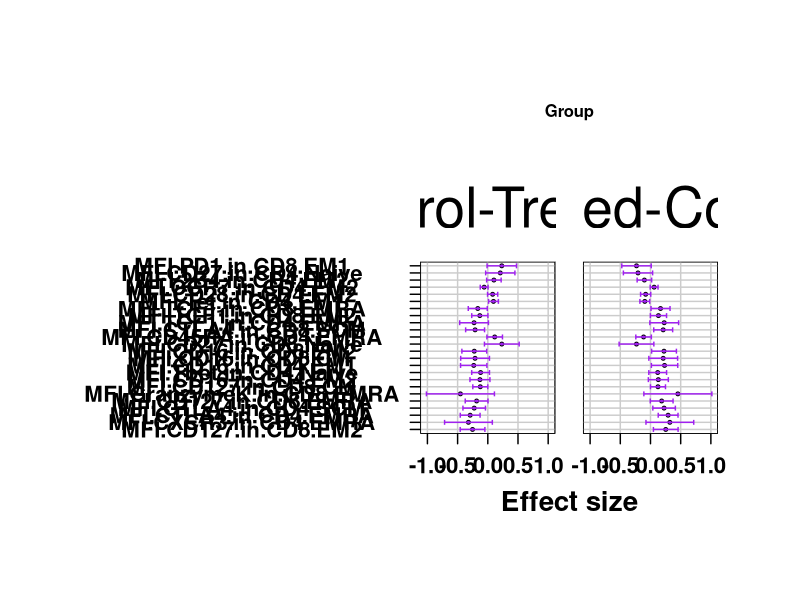
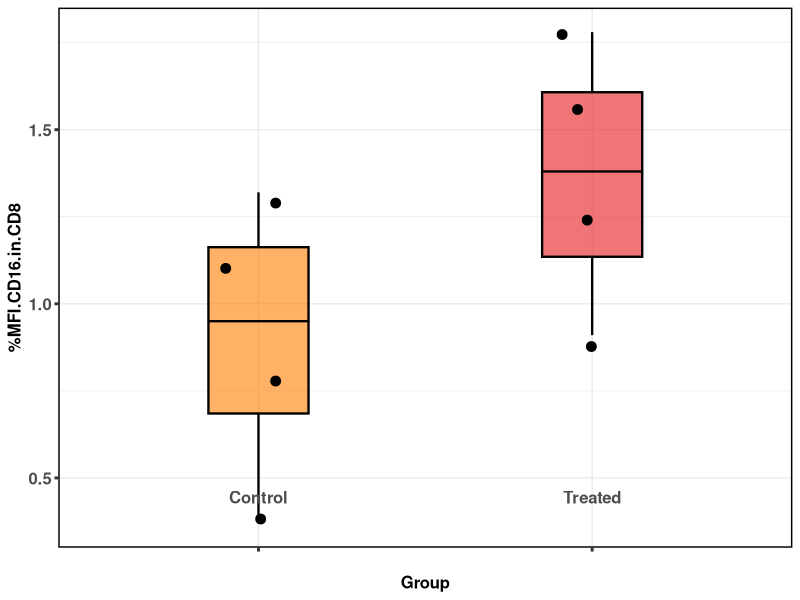
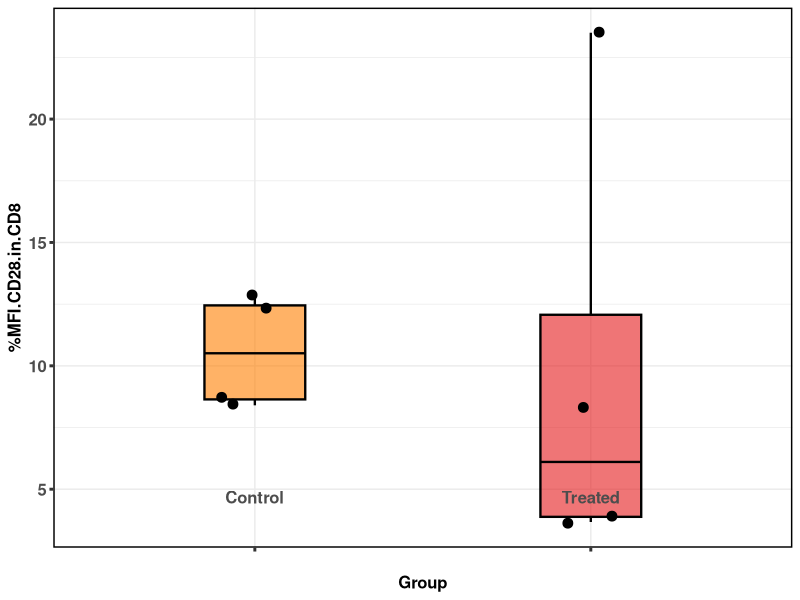
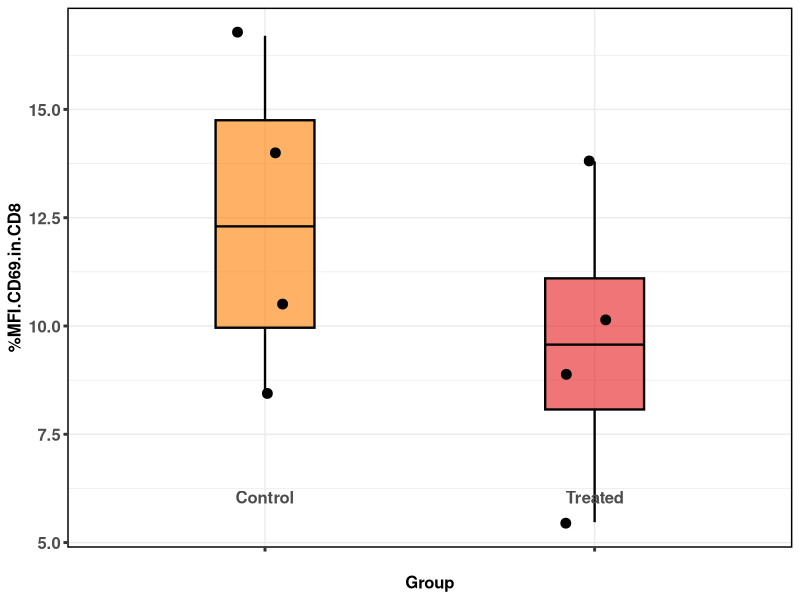
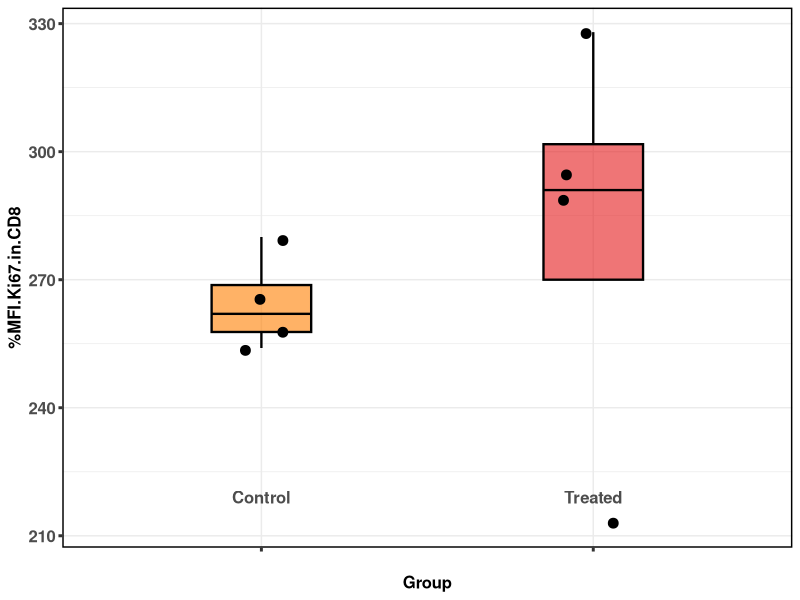
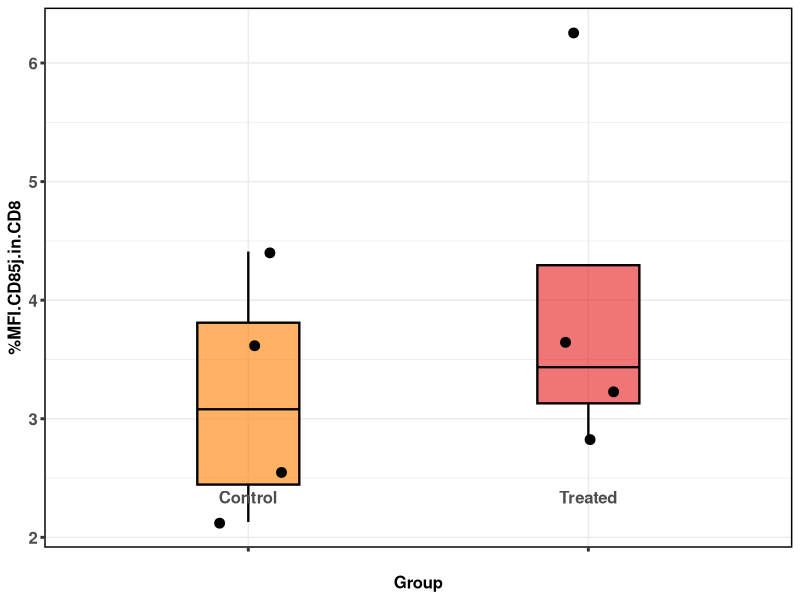
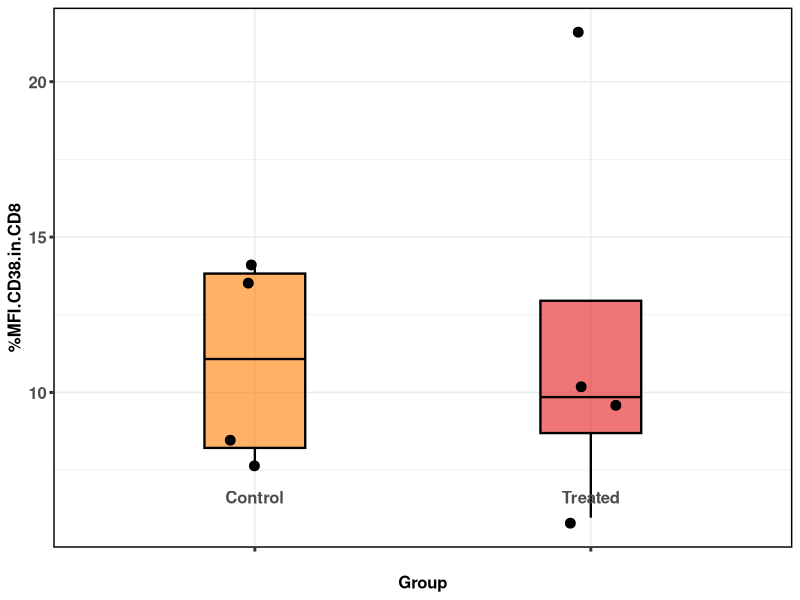
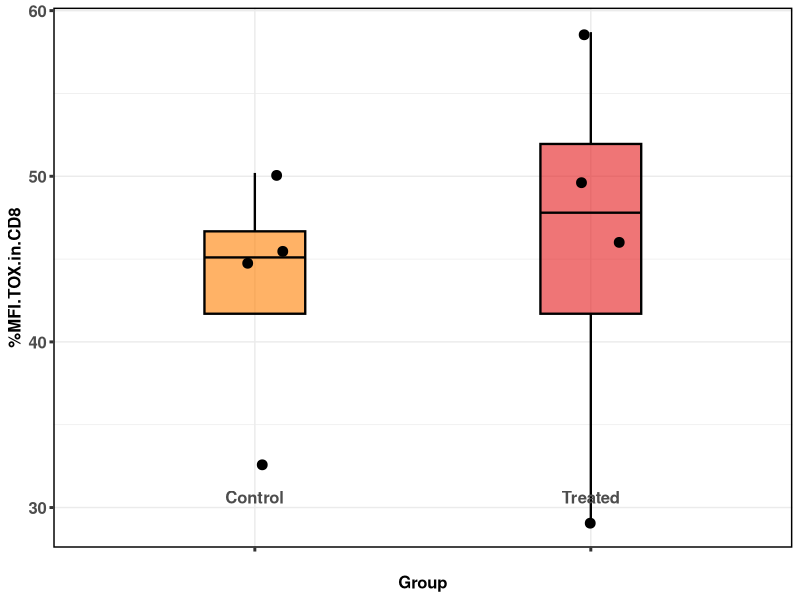

The R script that drew these images, in order: (Note: this script raises an error after producing the figures.)
## This script has been created by Cécile Alanio in the Wherry lab (version April 2019)
## It is inspired by scripts developed by Jacob Bergstedt, at Lund University, Sweden in 2016, in the context of the Milieu Interieur project

## The purpose of this script is to perform multiple regression analysis on datas extracted from FlowJo analysis of CyTOF-normalized fcs files

## For a matter of clarity, we provide here with an example where we do want to investigate the association of CMV serology with CyTOF-generated immunophenotypes
## For this, we import normalized fcs files into the FlowJo_T.wspt template provided as supplementary
## After carefully reviewing the gates as indicated in the text, we export the pre-defined table as a .csv file, and call it here in the script

## The steps described below will allow us to run a multiple linear regression analysis, where (i) CMV serology is the treatment (= predictor = potentially having an effect), 
## (ii) CyTOF is the response (the imprint), (iii) age, gender, tabac, BMI and batch variables are included as covariates
## This is meant to answer the question of ?? can we detect any association of CMV serostatus with T cells in circulation? ?? 

## For ease of organization, we recommend creating a CyTOF Folder with 4 subsequent subfolders: 
# CyTOF_Normalized_Files
# CyTOF_Tables
# CyTOF_Subset_Files
# CyTOF_cytofkit
# CyTOF_plots

#### Set wd and useful packages ---------------------------------------------------------------
setwd(".")
library(dplyr)
library(rio)
library(ggplot2)
library(RColorBrewer)
library(stringr)
library(scales)
library(ggthemes)

brewer.set <- "Set1"
brewer.colours.CMV <- brewer_pal(palette = brewer.set)(5)[c(5,1)]
font_family="Helvetica"

#### Set up 4 Functions: CreateModelList, GetLmNames, FitLinearModels2, SelectSignificantTests, and PlotResult --------
CreateModelList <- function(models.2.fit, controls){
  CreateModelSubList <- function(models.2.fit, controls){
    lapply(1:nrow(models.2.fit), function(i) list(model = c(models.2.fit[i, -1]), 
                                                  treatments = models.2.fit[i, "treatment"],
                                                  response = models.2.fit[i, "response"]))
  }
  controls <- c("Control")
  models.2.fit <- as.matrix(models.2.fit)
  models.2.fit <- CreateModelSubList(models.2.fit, controls)
}


GetLmNames <- function(frame){
  levels.4.frame <- lapply(frame, levels)
  Reduce(c, lapply(names(levels.4.frame), function(x) paste0(x, levels.4.frame[[x]][-1])))
}

FitLinearModels2 <- function(model.list, variable.frame){
  FitSpecifiedModel <- function(model, variable.frame){
    treatments.lm.names <- GetLmNames(variable.frame[model$treatments])
    data_in<-data.frame(y = variable.frame[[model$response]], variable.frame[model$model])
    
    fit_level<-function(ref_group,model,data_in){
      
      lm_Res<-data.frame(summary(lm(y ~ relevel(Group,ref=ref_group) ,data = data_in ,
                                    singular.ok = FALSE, na.action = na.omit))$coefficients[-c(1),,drop = FALSE])
      lm_Res$Comp_group<-rownames(lm_Res)
      lm_Res$Comp_group <- gsub("relevel(Group, ref = ref_group)", "",lm_Res$Comp_group)
      data.frame(response = model$response, treatment = model$treatments,Ref_group=ref_group,lm_Res , row.names = NULL)
    }
    groups<-as.character(unique(data_in$Group))
    result.frame <- as.data.frame(Reduce(rbind, lapply(groups, fit_level,model=model, data_in=data_in)))
  }
  result.frame <- as.data.frame(Reduce(rbind, lapply(model.list, FitSpecifiedModel, variable.frame = variable.frame)))
  names(result.frame)[4:7] <- c("estimate", "se", "t", "p")
  result.frame$fdr <- p.adjust(result.frame$p, method = "fdr" )
  result.frame
}

# here in sign.levels, you can set the threshold for significance = threshold/2, ie here 0.025 means a threshold at P=0.05
SelectSignificantTests <- function(inference.results, sign.measure = "p", sign.level = 0.025){
  is.significant <- inference.results[,sign.measure] <= sign.level*2
  number.of.significant.tests <- sum(is.significant)
  alpha <- number.of.significant.tests/nrow(inference.results)*sign.level/2
  prob.thresh <- qnorm(1-alpha)
  sign.effects <- inference.results[is.significant,]
  sign.effects.plot.frame <- data.frame(sign.effects[,c("treatment", "response", "Ref_group","Comp_group")], 
                                        mean = sign.effects$estimate,
                                        lower = sign.effects$estimate-prob.thresh*sign.effects$se,
                                        higher = sign.effects$estimate+prob.thresh*sign.effects$se, stringsAsFactors = FALSE)
  sign.effects.plot.frame$legend <- factor(sign.effects.plot.frame$response)
  sign.effects.plot.frame
}

PlotResult <- function(sign.effects.plot.frame){
  path <- file.path(".", "Plots")
  ifelse(!dir.exists(path), dir.create(path), FALSE)
  sign.treatments <- unique(sign.effects.plot.frame$treatment)
  for(j in seq_along(sign.treatments)){
    sign.treatment <- sign.treatments[j]
    plt.vars <- sign.effects.plot.frame %>% filter(treatment == sign.treatment)
    plt <- ggplot(plt.vars, aes(x = reorder(legend, desc(mean)), y = mean, ymin = lower, ymax = higher))
    plt <- plt+geom_point(size = 1, shape=21, fill="purple") + geom_errorbar(width=0.7, position=position_dodge(0.05), color="purple")
    plt <- plt+coord_flip()+ggtitle(sign.treatment)
    plt <- plt+xlab("")+theme_par(base_size = 40) + theme(plot.title=element_text(size=12, face="bold"), panel.grid.major = element_line(colour = "gray80"), axis.text =element_text(size = font.size, face="bold"), axis.title = element_text(size =font.size, face="bold"), legend.title = element_text(size = font.size, face="bold"),axis.title.x = element_text(face="bold", size=20),
                                                          axis.text.x  = element_text(size=16),axis.title.y = element_text(face="bold", size=20),
                                                          axis.text.y  = element_text(size=16))
    plt <- plt+ylab("Effect size") +  guides(colour = guide_legend(title = "Significant (FDR < 0.05)"))
    plt <- plt+facet_grid(.~Comparison)
    ggsave(filename = file.path(path, paste0(sign.treatment, ".pdf")), plt, width = plot.width, height = plot.height)
  }  
}

#### Define graphical parameters ---------------------------------------------------------------
font.size=9
plot.width <- 20
plot.height <- 14

#### Upload 2 dataframes ---------------------------------------------------------------
# (i) the Demo, a table where each line is a donor identified by an ID, and in columns you will have included your "treatment" variables such as Group serostatus, as well as all other needed "Control" covariates, 
# In our example, the ID column header is coded as SUBJID, the CMV column contains information about the serostatus of the donors, Control column indicates the experiment number, and the 268 column after are the immunophenotypes
# and (ii) the "response" dataframe - here the csv file exported from FlowJo 

Demo = read.csv("Table.csv", header=TRUE, stringsAsFactors = F,row.names = 1)
#Ignore the last two rows which are the Mean and SD for each exported column from FlowJo
#make sure your treatment variables are factors
Demo = Demo[-c((nrow(Demo)),(nrow(Demo)-1)),]

#Create the group column accordingly
n1=4
Demo$Group=as.factor(c(rep("Control",n1),rep("Treated",(nrow(Demo)-n1))))

# make sure your response immunophenotypes are numeric values
Demo[,1:(ncol(Demo)-1)]  <- lapply(Demo[,1:(ncol(Demo)-1)], function(x) {
  if(is.integer(x)) as.numeric(as.character(x)) else x
})
#### Identify the treatment variables you want to explore - for example here CMV serostatus, but you may choose several ones ---------------------------------------------------------------
# you need to keep SUBJID column herein
Demo$SUBJID=rownames(Demo)
treatment = Demo %>% select(Group, SUBJID)

#### Identify the dataset with your response variables = the CyTOF-based FlowJo-exported .csv dataset, and normalize MFIs ---------------------------------------------------------------
CyTOF = Demo[,1:(ncol(Demo)-2)]
is.mfi <- grepl("^MFI.", colnames(CyTOF))
is.percentage <- grepl("^Percentage", colnames(CyTOF))
#MFI values are normalized using log10 transformation
CyTOF=cbind(CyTOF[,is.percentage],log10(CyTOF[,is.mfi]))

# you need to include SUBJID column herein
CyTOF_SUBJID = select(Demo, SUBJID)
CyTOF= bind_cols(CyTOF, CyTOF_SUBJID)

# you may want to consider an approach for imputing missing NA values
# we suggest to normalize by the mean as in below:

# count NA values in each column
sapply(CyTOF, function(x) sum(is.na(x)))
# impute NA values in each column with mean
for(i in 1:ncol(CyTOF)){
  CyTOF[is.na(CyTOF[,i]), i] <- mean(CyTOF[,i], na.rm = TRUE)
}

#### Merge your CyTOF and treatment datasets ---------------------------------------------------------------
CyTOF = semi_join(CyTOF, treatment, by="SUBJID")
# remove SUBJID
CyTOF = CyTOF %>% select(-SUBJID)

#### Isolate covariates you need as Control in the regression ---------------------------------------------------------------
cova = Demo %>% select(SUBJID, Group)
# merge your cova and treatment datasets
cova = semi_join(cova, treatment, by="SUBJID")
# remove SUBJID from both dataframes
cova = cova %>% select(-SUBJID)
treatment = treatment %>% select(-SUBJID)

#### Run the regression analysis ---------------------------------------------------------------
# Build a single processed dataframe
variable.frame <- cbind(treatment, cova, CyTOF)
# Create Model List
models.2.fit <- expand.grid(response = names(CyTOF), treatment = names(treatment), stringsAsFactors = FALSE)
model.list <- CreateModelList(models.2.fit)
# Fit Linear Models
inference.results <- FitLinearModels2(model.list, variable.frame)
inference.results$Comp_group <- gsub("\\(", "",inference.results$Comp_group)
inference.results$Comp_group <- gsub("\\)", "",inference.results$Comp_group)
inference.results$Comp_group <- gsub("relevelGroup, ref = ref_group", "",inference.results$Comp_group)
# Export the inference results on a csv file
export(inference.results, "inference_results.csv")
# SelectSignificantTests
inference.frame <- SelectSignificantTests(inference.results)
inference.frame$Comparison=paste0(inference.frame$Comp_group,"-",inference.frame$Ref_group)

# PlotResult
inference.plots <- PlotResult(inference.frame)


###### Marker wise MFI plot in each subset
var=colnames(Demo)[1:(ncol(Demo)-3)]
for (variable in var) {
  a <- ggplot(data=Demo, aes(x=Group, y=get(variable), fill=Group))
  a <- a + geom_boxplot(colour="black", width=0.3, fatten=1, alpha=0.6, size=0.8, outlier.shape=NA)
  a <- a + geom_jitter(width=0.1, size=3, alpha=1)
  a <- a + scale_fill_manual(values = brewer.colours.CMV)
  a <- a + theme_bw()
  a <- a + ylab(paste0("%", variable))
  a <- a + theme(legend.title=element_blank()) 
  a <- a + theme(legend.position="none")
  a <- a + theme(axis.text=element_text(size=12, face="bold"), axis.text.x=element_text(vjust=17, size=12, face="bold"))
  a <- a + theme(panel.border = element_rect(linetype = "solid", size=1, colour = "black"))
  a <- a + theme(axis.title=element_text(size=12, face="bold"),axis.ticks=element_line(size=1))
  a
  ggsave(filename=paste0(variable, ".pdf"), plot=a, device="pdf", path=file.path(".", "Plots"), width=5, height=3)
}
